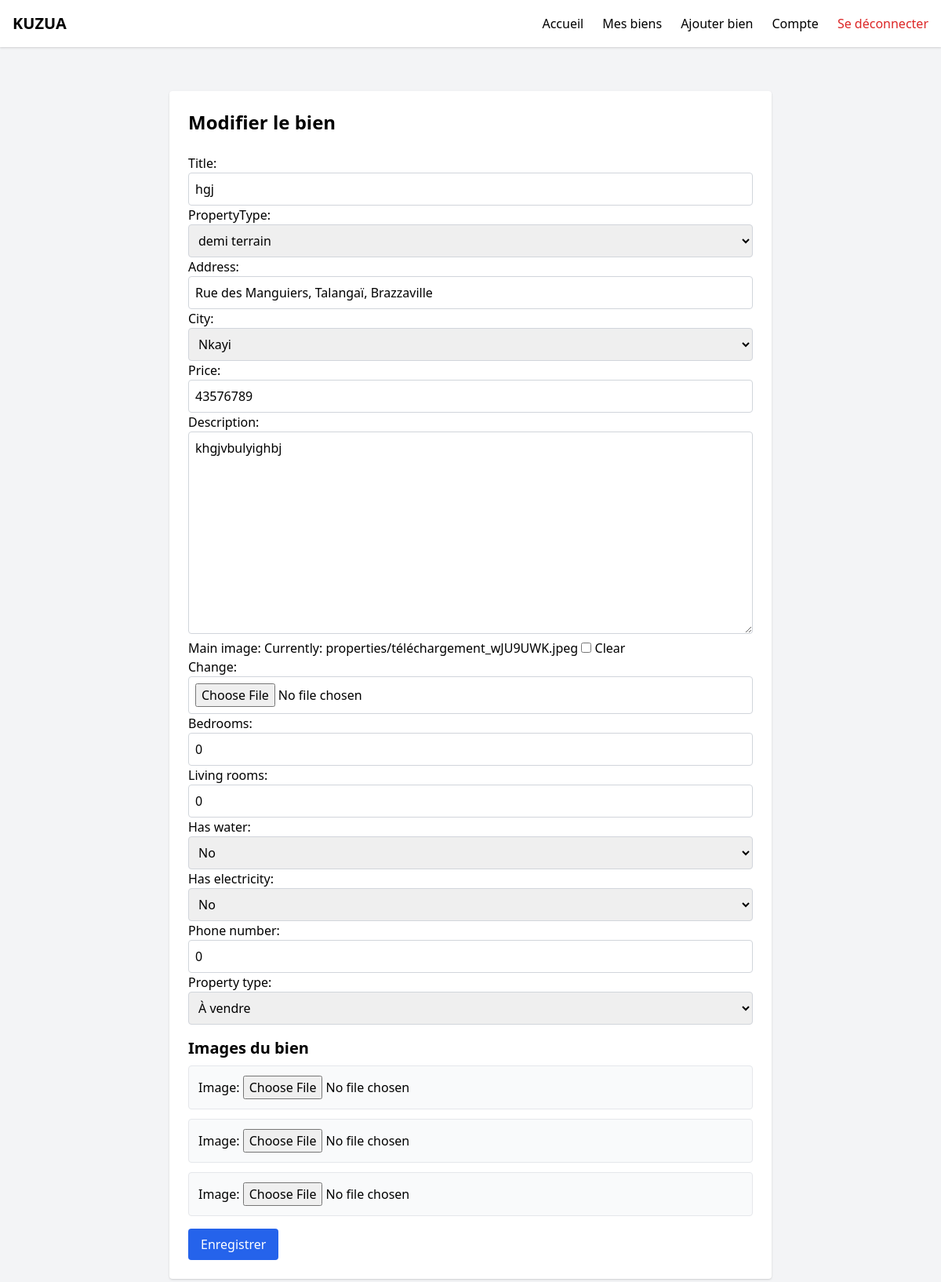
Screenshot of /modifier-bien/4/ (signed in) with the database file from the repository.
### properties/models.py (models this page shows, shortened)
class Property(models.Model):
    owner = models.ForeignKey(User, on_delete=models.CASCADE, null=True, blank=True)
    title = models.CharField(max_length=100, blank=True, null=True)
    address = models.CharField(max_length=255)
    city = models.ForeignKey(City, on_delete=models.SET_NULL, null=True)
    price = models.PositiveIntegerField()
    PropertyType = models.ForeignKey(PropertyType, on_delete=models.SET_NULL, null= True)
    description = models.TextField()
    main_image = models.ImageField(upload_to='properties/', null=True, blank=True)
    bedrooms = models.PositiveIntegerField(default=0)
    living_rooms = models.PositiveIntegerField(default=0)
    has_water = models.BooleanField(default=False, null=True, blank=True)
    has_electricity = models.BooleanField(default=False,  null=True, blank=True)
    phone_number = models.IntegerField(default=0)
    created_at = models.DateTimeField(auto_now_add=True)         # fixé automatiquement à la création
    custom_date = models.DateTimeField(default=timezone.now)
    LISTING_TYPE_CHOICES = [
        ('sale', 'À vendre'),
        ('rent', 'À louer'),
    ]
    property_type = models.CharField(max_length=10, choices=LISTING_TYPE_CHOICES, default='sale')
    likes = models.ManyToManyField(User, related_name='liked_properties', blank=True)

### properties/views.py (the view)
# urls.py: path('modifier-bien/<int:pk>/', views.edit_property, name='edit_property'),
@login_required
def edit_property(request, pk):
    prop = get_object_or_404(Property, pk=pk,  owner=request.user)
    if request.method == 'POST':
        form = PropertyForm(request.POST, request.FILES, instance=prop)
        formset = PropertyImageFormSet(request.POST, request.FILES, queryset=PropertyImage.objects.filter(property=prop))
        if form.is_valid() and formset.is_valid():
            form.save()
            formset.save()
            return redirect('property_detail', pk=prop.pk)
    else:
        form = PropertyForm(instance=prop)
        formset = PropertyImageFormSet(queryset=PropertyImage.objects.filter(property=prop))
    return render(request, 'properties/edit_property.html', {
        'form': form,
        'formset': formset,
        'property': prop,
    })

### properties/forms.py
class PropertyForm(forms.ModelForm):
    class Meta:
        model = Property
        fields = [
            'title', 'PropertyType', 'address', 'city', 'price', 'description',
            'main_image', 'bedrooms', 'living_rooms',
            'has_water', 'has_electricity', 'phone_number', 'property_type'
        ]
    def __init__(self, *args, **kwargs):
        super().__init__(*args, **kwargs)
        for name, field in self.fields.items():
            if name not in ['has_water', 'has_electricity']:
                field.required = True
            field.widget.attrs.update({
                'class': 'w-full p-2 border border-gray-300 rounded'
        })

### properties/models.py (called while the page is built)
    def __str__(self):
        return self.name

    def __str__(self):
        return self.name

### properties/templates/properties/edit_property.html (shortened to what this page needs)
{% extends 'properties/base.html' %}
{% block content %}
<div class="max-w-3xl mx-auto p-6 bg-white rounded shadow mt-8">
    <h2 class="text-2xl font-bold mb-6">Modifier le bien</h2>
    <form method="post" enctype="multipart/form-data">
        <div class="mb-4">
            {{ form.as_p }}
        </div>
        <h3 class="text-xl font-semibold mb-2">Images du bien</h3>
        <div class="mb-4">
            {% for form in formset %}
                <div class="mb-3 border p-3 rounded bg-gray-50">
                    {{ form.as_p }}
                </div>
            {% endfor %}
        </div>
        <button type="submit" class="px-4 py-2 bg-blue-600 text-white rounded hover:bg-blue-700">Enregistrer</button>
    </form>
</div>
{% endblock %}

### rows the page displays
Property: title "hgj", PropertyType "demi terrain", address "Rue des Manguiers, Talangaï, Brazzaville", city "Nkayi", price "43576789", description "khgjvbulyighbj", bedrooms "0", living_rooms "0", has_water "No", has_electricity "No", phone_number "0", property_type "À vendre"
